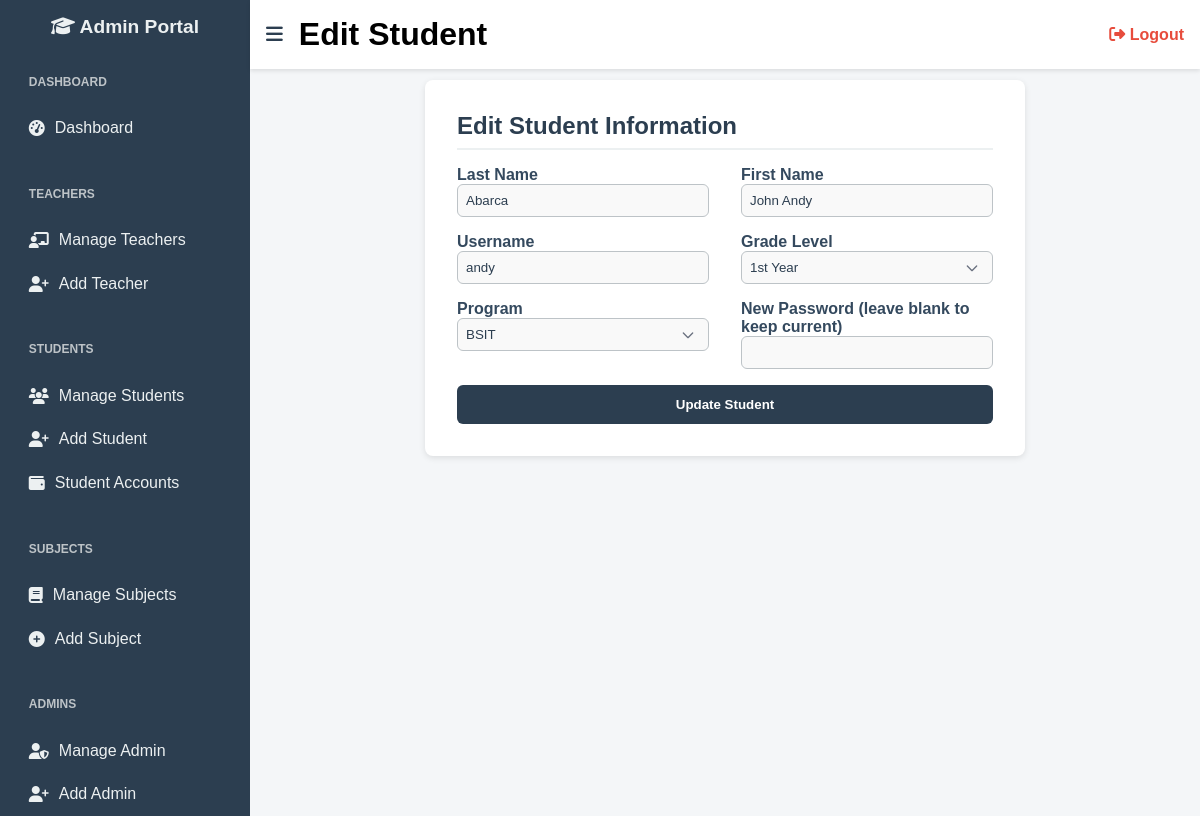
Page /edit_student.php?id=44 (signed in) on the committed database.
### tables this page shows
CREATE TABLE `students` (
  `id` int(11) NOT NULL,
  `lastname` varchar(100) DEFAULT NULL,
  `firstname` varchar(100) DEFAULT NULL,
  `middlename` varchar(100) DEFAULT NULL,
  `dob` date DEFAULT NULL,
  `gender` varchar(10) DEFAULT NULL,
  `email` varchar(150) DEFAULT NULL,
  `phone` varchar(20) DEFAULT NULL,
  `address` text DEFAULT NULL,
  `grade_level` varchar(50) DEFAULT NULL,
  `program` varchar(100) DEFAULT NULL,
  `previous_school` varchar(150) DEFAULT NULL,
  `enrollment_date` date DEFAULT NULL,
  `student_type` varchar(20) DEFAULT NULL,
  `parent_name` varchar(150) DEFAULT NULL,
  `parent_relationship` varchar(50) DEFAULT NULL,
  `parent_phone` varchar(20) DEFAULT NULL,
  `username` varchar(100) DEFAULT NULL,
  `password` varchar(255) DEFAULT NULL,
  `created_at` timestamp NOT NULL DEFAULT current_timestamp(),
  `role` varchar(50) DEFAULT 'student',
  `balance` decimal(10,2) DEFAULT 0.00,
  `grade` varchar(10) DEFAULT NULL,
  `approval_status` enum('pending','approved','rejected') DEFAULT 'pending'
);

### edit_student.php (the view, shortened to what this page needs)
<?php
$conn = new mysqli("localhost", "root", "", "student_management_system");
$student_id = $_GET['id'];
$sql = "SELECT id, lastname, firstname, username, grade_level, program FROM students WHERE id = ?";
$stmt = $conn->prepare($sql);
$stmt->bind_param("i", $student_id);
$stmt->execute();
$result = $stmt->get_result();
$student = $result->fetch_assoc();
?>
<!DOCTYPE html>
<html lang="en">
<head>
  <link rel="stylesheet" href="https://cdnjs.cloudflare.com/ajax/libs/font-awesome/6.4.0/css/all.min.css"/>
</head>
<body>
  <div class="sidebar" id="sidebar">
    <h2><i class="fas fa-graduation-cap"></i> <span>Admin Portal</span></h2>
    <ul>
      <li class="section-title">Dashboard</li>
      <li><a href="admin_dashboard.php"><i class="fas fa-tachometer-alt"></i> <span>Dashboard</span></a></li>
      <li class="section-title">Teachers</li>
      <li><a href="manage_teachers.php"><i class="fas fa-chalkboard-teacher"></i> <span>Manage Teachers</span></a></li>
      <li><a href="add_teacher.php"><i class="fas fa-user-plus"></i> <span>Add Teacher</span></a></li>
      <li class="section-title">Students</li>
      <li><a href="manage_students.php"><i class="fas fa-users"></i> <span>Manage Students</span></a></li>
      <li><a href="add_student.php"><i class="fas fa-user-plus"></i> <span>Add Student</span></a></li>
      <li><a href="manage_student_accounts.php"><i class="fas fa-wallet"></i> <span>Student Accounts</span></a></li>
      <li class="section-title">Subjects</li>
      <li><a href="manage_subjects.php"><i class="fas fa-book"></i> <span>Manage Subjects</span></a></li>
      <li><a href="add_subject.php"><i class="fas fa-plus-circle"></i> <span>Add Subject</span></a></li>
      <li class="section-title">Admins</li>
      <li><a href="manage_admins.php"><i class="fas fa-user-shield"></i> <span>Manage Admin</span></a></li>
      <li><a href="add_admin.php"><i class="fas fa-user-plus"></i> <span>Add Admin</span></a></li>
    </ul>
  </div>
<div class="topbar" id="topbar">
  <button class="toggle-btn" onclick="toggleSidebar()">
    <i class="fas fa-bars"></i>
  </button>
  <h1>Edit Student</h1>
  <a href="logout.php" class="logout-btn">
    <i class="fas fa-sign-out-alt"></i> Logout
  </a>
</div>
<div class="content" id="content">
  <div class="form-container">
    <h2>Edit Student Information</h2>
    <form method="POST">
      <div class="form-grid">
        <div class="form-group">
          <label for="lastname">Last Name</label>
          <input type="text" id="lastname" name="lastname" value="<?php echo htmlspecialchars($student['lastname']); ?>" required>
        </div>
        <div class="form-group">
          <label for="firstname">First Name</label>
          <input type="text" id="firstname" name="firstname" value="<?php echo htmlspecialchars($student['firstname']); ?>" required>
        </div>
        <div class="form-group">
          <label for="username">Username</label>
          <input type="text" id="username" name="username" value="<?php echo htmlspecialchars($student['username']); ?>" required>
        </div>
        <div class="form-group">
          <label for="grade_level">Grade Level</label>
          <select id="grade_level" name="grade_level" required>
            <option value="1st Year" <?php echo $student['grade_level'] == '1st Year' ? 'selected' : ''; ?>>1st Year</option>
          </select>
        </div>
        <div class="form-group">
          <label for="program">Program</label>
          <select id="program" name="program" required>
            <option value="BSIT" <?php echo $student['program'] == 'BSIT' ? 'selected' : ''; ?>>BSIT</option>
          </select>
        </div>
        <div class="form-group">
          <label for="password">New Password (leave blank to keep current)</label>
          <input type="password" id="password" name="password">
        </div>
      </div>
      <button type="submit">Update Student</button>
    </form>
  </div>
</div>
</body>
</html>

### edit_student.php (style rules this page uses)
* { box-sizing: border-box; margin: 0; padding: 0; }
body { font-family: Arial, sans-serif; display: flex; min-height: 100vh; background-color: #f4f6f8; }
.sidebar { width: 250px; background-color: #2c3e50; color: #ecf0f1; padding-top: 1rem; flex-shrink: 0; overflow: hidden; transition: all 0.3s ease; }
.sidebar h2 { text-align: center; margin-bottom: 1rem; font-size: 1.2rem; }
.sidebar ul { list-style: none; padding: 0 1rem; }
.sidebar li { padding: 0.8rem; cursor: pointer; transition: background-color 0.2s; display: flex; align-items: center; gap: 10px; }
.sidebar .section-title { font-weight: bold; font-size: 0.75rem; margin-top: 1.5rem; margin-bottom: 0.3rem; color: #bdc3c7; text-transform: uppercase; }
.sidebar li a { text-decoration: none; color: inherit; display: flex; align-items: center; gap: 10px; width: 100%; }
.topbar { position: fixed; left: 250px; right: 0; top: 0; background-color: #fff; padding: 1rem; box-shadow: 0 2px 4px rgba(0,0,0,0.1); z-index: 999; display: flex; align-items: center; gap: 1rem; transition: left 0.3s ease; }
.toggle-btn { font-size: 1.2rem; cursor: pointer; background: none; border: none; color: #2c3e50; }
.logout-btn { margin-left: auto; text-decoration: none; color: #e74c3c; font-weight: bold; font-size: 1rem; }
.content { flex-grow: 1; padding: 5rem 2rem 2rem 2rem; transition: all 0.3s ease; }
.form-container { background: #fff; padding: 2rem; border-radius: 0.5rem; box-shadow: 0 2px 6px rgba(0,0,0,0.1); max-width: 600px; margin: auto; }
.form-container h2 { margin-bottom: 1rem; color: #2c3e50; font-size: 1.5rem; border-bottom: 2px solid #ecf0f1; padding-bottom: 0.5rem; }
.form-container .form-grid { display: grid; grid-template-columns: 1fr 1fr; gap: 1rem 2rem; }
.form-container label { font-weight: bold; color: #34495e; }
.form-container input, .form-container select { width: 100%; padding: 0.5rem; border: 1px solid #bdc3c7; border-radius: 0.375rem; background-color: #f9f9f9; color: #2c3e50; transition: border-color 0.2s, box-shadow 0.2s; }
.form-container select { appearance: none; background-repeat: no-repeat; background-position: right 0.75rem center; background-size: 1rem; padding-right: 2.5rem; }
.form-container button { width: 100%; padding: 0.75rem; background-color: #2c3e50; color: #fff; border: none; border-radius: 0.375rem; font-weight: bold; margin-top: 1rem; cursor: pointer; }

### rows in the picture
students: lastname "Abarca", firstname "John Andy", username "andy", grade_level "1st Year", program "BSIT"
